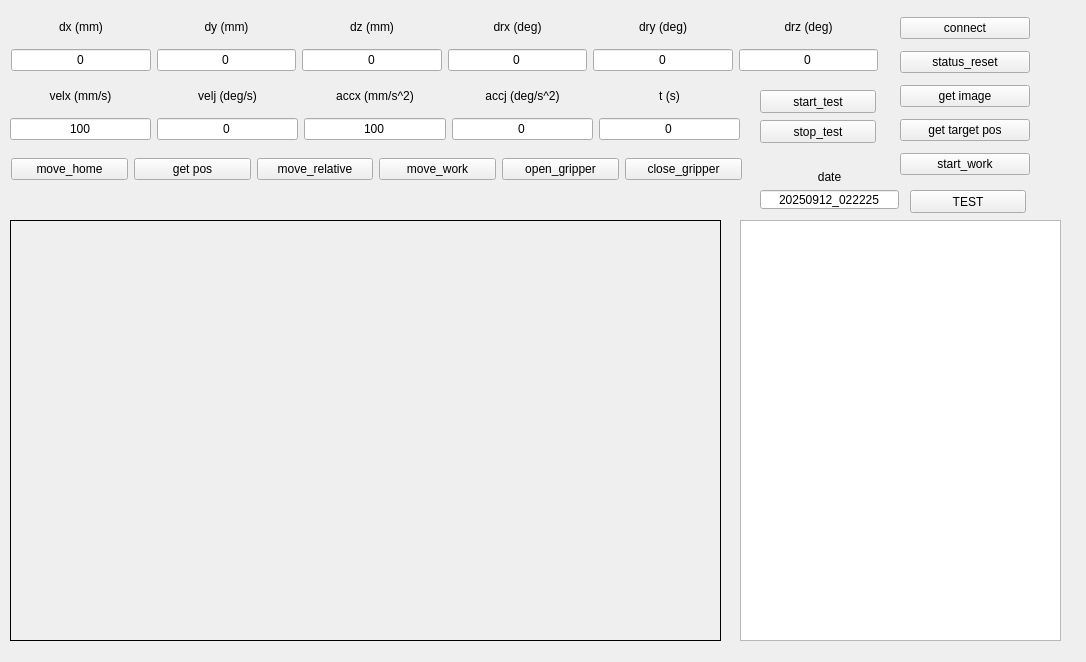
<?xml version="1.0" encoding="UTF-8"?>
<ui version="4.0">
 <class>Form</class>
 <widget class="QWidget" name="Form">
  <property name="geometry">
   <rect>
    <x>0</x>
    <y>0</y>
    <width>1086</width>
    <height>662</height>
   </rect>
  </property>
  <property name="windowTitle">
   <string>Form</string>
  </property>
  <widget class="QTextEdit" name="textEdit_log">
   <property name="enabled">
    <bool>true</bool>
   </property>
   <property name="geometry">
    <rect>
     <x>740</x>
     <y>220</y>
     <width>321</width>
     <height>421</height>
    </rect>
   </property>
   <property name="mouseTracking">
    <bool>false</bool>
   </property>
   <property name="focusPolicy">
    <enum>Qt::NoFocus</enum>
   </property>
   <property name="accessibleName">
    <string notr="true"/>
   </property>
   <property name="accessibleDescription">
    <string notr="true"/>
   </property>
  </widget>
  <widget class="QWidget" name="layoutWidget">
   <property name="geometry">
    <rect>
     <x>11</x>
     <y>11</y>
     <width>867</width>
     <height>60</height>
    </rect>
   </property>
   <layout class="QGridLayout" name="gridLayout">
    <item row="0" column="0">
     <widget class="QLabel" name="label_dx">
      <property name="text">
       <string>dx (mm)</string>
      </property>
      <property name="textFormat">
       <enum>Qt::AutoText</enum>
      </property>
      <property name="alignment">
       <set>Qt::AlignCenter</set>
      </property>
     </widget>
    </item>
    <item row="0" column="1">
     <widget class="QLabel" name="label_dy">
      <property name="text">
       <string>dy (mm)</string>
      </property>
      <property name="textFormat">
       <enum>Qt::AutoText</enum>
      </property>
      <property name="alignment">
       <set>Qt::AlignCenter</set>
      </property>
     </widget>
    </item>
    <item row="0" column="2">
     <widget class="QLabel" name="label_dz">
      <property name="text">
       <string>dz (mm)</string>
      </property>
      <property name="textFormat">
       <enum>Qt::AutoText</enum>
      </property>
      <property name="alignment">
       <set>Qt::AlignCenter</set>
      </property>
     </widget>
    </item>
    <item row="0" column="3">
     <widget class="QLabel" name="label_drx">
      <property name="text">
       <string>drx (deg)</string>
      </property>
      <property name="textFormat">
       <enum>Qt::AutoText</enum>
      </property>
      <property name="alignment">
       <set>Qt::AlignCenter</set>
      </property>
     </widget>
    </item>
    <item row="0" column="4">
     <widget class="QLabel" name="label_dry">
      <property name="text">
       <string>dry (deg)</string>
      </property>
      <property name="textFormat">
       <enum>Qt::AutoText</enum>
      </property>
      <property name="alignment">
       <set>Qt::AlignCenter</set>
      </property>
     </widget>
    </item>
    <item row="0" column="5">
     <widget class="QLabel" name="label_drz">
      <property name="text">
       <string>drz (deg)</string>
      </property>
      <property name="textFormat">
       <enum>Qt::AutoText</enum>
      </property>
      <property name="alignment">
       <set>Qt::AlignCenter</set>
      </property>
     </widget>
    </item>
    <item row="1" column="0">
     <widget class="QLineEdit" name="lineEdit_dx">
      <property name="text">
       <string>0</string>
      </property>
      <property name="alignment">
       <set>Qt::AlignCenter</set>
      </property>
     </widget>
    </item>
    <item row="1" column="1">
     <widget class="QLineEdit" name="lineEdit_dy">
      <property name="text">
       <string>0</string>
      </property>
      <property name="alignment">
       <set>Qt::AlignCenter</set>
      </property>
     </widget>
    </item>
    <item row="1" column="2">
     <widget class="QLineEdit" name="lineEdit_dz">
      <property name="text">
       <string>0</string>
      </property>
      <property name="alignment">
       <set>Qt::AlignCenter</set>
      </property>
     </widget>
    </item>
    <item row="1" column="3">
     <widget class="QLineEdit" name="lineEdit_drx">
      <property name="text">
       <string>0</string>
      </property>
      <property name="alignment">
       <set>Qt::AlignCenter</set>
      </property>
     </widget>
    </item>
    <item row="1" column="4">
     <widget class="QLineEdit" name="lineEdit_dry">
      <property name="text">
       <string>0</string>
      </property>
      <property name="alignment">
       <set>Qt::AlignCenter</set>
      </property>
     </widget>
    </item>
    <item row="1" column="5">
     <widget class="QLineEdit" name="lineEdit_drz">
      <property name="text">
       <string>0</string>
      </property>
      <property name="alignment">
       <set>Qt::AlignCenter</set>
      </property>
     </widget>
    </item>
   </layout>
  </widget>
  <widget class="QWidget" name="layoutWidget">
   <property name="geometry">
    <rect>
     <x>10</x>
     <y>80</y>
     <width>730</width>
     <height>60</height>
    </rect>
   </property>
   <layout class="QGridLayout" name="gridLayout_2">
    <item row="0" column="0">
     <widget class="QLabel" name="label_velx">
      <property name="text">
       <string>velx (mm/s)</string>
      </property>
      <property name="textFormat">
       <enum>Qt::AutoText</enum>
      </property>
      <property name="alignment">
       <set>Qt::AlignCenter</set>
      </property>
     </widget>
    </item>
    <item row="0" column="1">
     <widget class="QLabel" name="label_velj">
      <property name="text">
       <string>velj (deg/s)</string>
      </property>
      <property name="textFormat">
       <enum>Qt::AutoText</enum>
      </property>
      <property name="alignment">
       <set>Qt::AlignCenter</set>
      </property>
     </widget>
    </item>
    <item row="0" column="2">
     <widget class="QLabel" name="label_accx">
      <property name="text">
       <string>accx (mm/s^2)</string>
      </property>
      <property name="textFormat">
       <enum>Qt::AutoText</enum>
      </property>
      <property name="alignment">
       <set>Qt::AlignCenter</set>
      </property>
     </widget>
    </item>
    <item row="0" column="3">
     <widget class="QLabel" name="label_accj">
      <property name="text">
       <string>accj (deg/s^2)</string>
      </property>
      <property name="textFormat">
       <enum>Qt::AutoText</enum>
      </property>
      <property name="alignment">
       <set>Qt::AlignCenter</set>
      </property>
     </widget>
    </item>
    <item row="0" column="4">
     <widget class="QLabel" name="label_t">
      <property name="text">
       <string>t (s)</string>
      </property>
      <property name="textFormat">
       <enum>Qt::AutoText</enum>
      </property>
      <property name="alignment">
       <set>Qt::AlignCenter</set>
      </property>
     </widget>
    </item>
    <item row="1" column="0">
     <widget class="QLineEdit" name="lineEdit_velx">
      <property name="text">
       <string>100</string>
      </property>
      <property name="alignment">
       <set>Qt::AlignCenter</set>
      </property>
     </widget>
    </item>
    <item row="1" column="1">
     <widget class="QLineEdit" name="lineEdit_velj">
      <property name="text">
       <string>0</string>
      </property>
      <property name="alignment">
       <set>Qt::AlignCenter</set>
      </property>
     </widget>
    </item>
    <item row="1" column="2">
     <widget class="QLineEdit" name="lineEdit_accx">
      <property name="text">
       <string>100</string>
      </property>
      <property name="alignment">
       <set>Qt::AlignCenter</set>
      </property>
     </widget>
    </item>
    <item row="1" column="3">
     <widget class="QLineEdit" name="lineEdit_accj">
      <property name="text">
       <string>0</string>
      </property>
      <property name="alignment">
       <set>Qt::AlignCenter</set>
      </property>
     </widget>
    </item>
    <item row="1" column="4">
     <widget class="QLineEdit" name="lineEdit_t">
      <property name="text">
       <string>0</string>
      </property>
      <property name="alignment">
       <set>Qt::AlignCenter</set>
      </property>
     </widget>
    </item>
   </layout>
  </widget>
  <widget class="QLabel" name="label_image">
   <property name="geometry">
    <rect>
     <x>10</x>
     <y>220</y>
     <width>711</width>
     <height>421</height>
    </rect>
   </property>
   <property name="frameShape">
    <enum>QFrame::Box</enum>
   </property>
   <property name="frameShadow">
    <enum>QFrame::Plain</enum>
   </property>
   <property name="text">
    <string/>
   </property>
  </widget>
  <widget class="QWidget" name="layoutWidget">
   <property name="geometry">
    <rect>
     <x>900</x>
     <y>11</y>
     <width>130</width>
     <height>170</height>
    </rect>
   </property>
   <layout class="QVBoxLayout" name="verticalLayout">
    <item>
     <widget class="QPushButton" name="pushButton_connect">
      <property name="text">
       <string>connect</string>
      </property>
     </widget>
    </item>
    <item>
     <widget class="QPushButton" name="pushButton_reset_status">
      <property name="text">
       <string>status_reset</string>
      </property>
     </widget>
    </item>
    <item>
     <widget class="QPushButton" name="pushButton_get_image">
      <property name="text">
       <string>get image</string>
      </property>
     </widget>
    </item>
    <item>
     <widget class="QPushButton" name="pushButton_get_target_pos">
      <property name="text">
       <string>get target pos</string>
      </property>
     </widget>
    </item>
    <item>
     <widget class="QPushButton" name="pushButton_start_work">
      <property name="text">
       <string>start_work</string>
      </property>
     </widget>
    </item>
   </layout>
  </widget>
  <widget class="QWidget" name="layoutWidget">
   <property name="geometry">
    <rect>
     <x>11</x>
     <y>157</y>
     <width>731</width>
     <height>25</height>
    </rect>
   </property>
   <layout class="QGridLayout" name="gridLayout_3">
    <item row="0" column="0">
     <widget class="QPushButton" name="pushButton_move_home">
      <property name="text">
       <string>move_home</string>
      </property>
     </widget>
    </item>
    <item row="0" column="1">
     <widget class="QPushButton" name="pushButton_get_pos">
      <property name="text">
       <string>get pos</string>
      </property>
     </widget>
    </item>
    <item row="0" column="2">
     <widget class="QPushButton" name="pushButton_move_relative">
      <property name="text">
       <string>move_relative</string>
      </property>
     </widget>
    </item>
    <item row="0" column="3">
     <widget class="QPushButton" name="pushButton_move_work">
      <property name="text">
       <string>move_work</string>
      </property>
     </widget>
    </item>
    <item row="0" column="4">
     <widget class="QPushButton" name="pushButton_open_gripper">
      <property name="text">
       <string>open_gripper</string>
      </property>
     </widget>
    </item>
    <item row="0" column="5">
     <widget class="QPushButton" name="pushButton_close_gripper">
      <property name="text">
       <string>close_gripper</string>
      </property>
     </widget>
    </item>
   </layout>
  </widget>
  <widget class="QPushButton" name="pushButton_start_test">
   <property name="geometry">
    <rect>
     <x>760</x>
     <y>90</y>
     <width>116</width>
     <height>23</height>
    </rect>
   </property>
   <property name="text">
    <string>start_test</string>
   </property>
  </widget>
  <widget class="QPushButton" name="pushButton_stop_test">
   <property name="geometry">
    <rect>
     <x>760</x>
     <y>120</y>
     <width>116</width>
     <height>23</height>
    </rect>
   </property>
   <property name="text">
    <string>stop_test</string>
   </property>
  </widget>
  <widget class="QPushButton" name="pushButton_test">
   <property name="geometry">
    <rect>
     <x>910</x>
     <y>190</y>
     <width>116</width>
     <height>23</height>
    </rect>
   </property>
   <property name="text">
    <string>TEST</string>
   </property>
  </widget>
  <widget class="QLineEdit" name="lineEdit_debug_date">
   <property name="geometry">
    <rect>
     <x>760</x>
     <y>190</y>
     <width>139</width>
     <height>19</height>
    </rect>
   </property>
   <property name="text">
    <string>20250912_022225</string>
   </property>
   <property name="alignment">
    <set>Qt::AlignCenter</set>
   </property>
  </widget>
  <widget class="QLabel" name="label_debug_date">
   <property name="geometry">
    <rect>
     <x>760</x>
     <y>160</y>
     <width>139</width>
     <height>33</height>
    </rect>
   </property>
   <property name="text">
    <string>date</string>
   </property>
   <property name="textFormat">
    <enum>Qt::AutoText</enum>
   </property>
   <property name="alignment">
    <set>Qt::AlignCenter</set>
   </property>
  </widget>
 </widget>
 <resources/>
 <connections/>
</ui>
